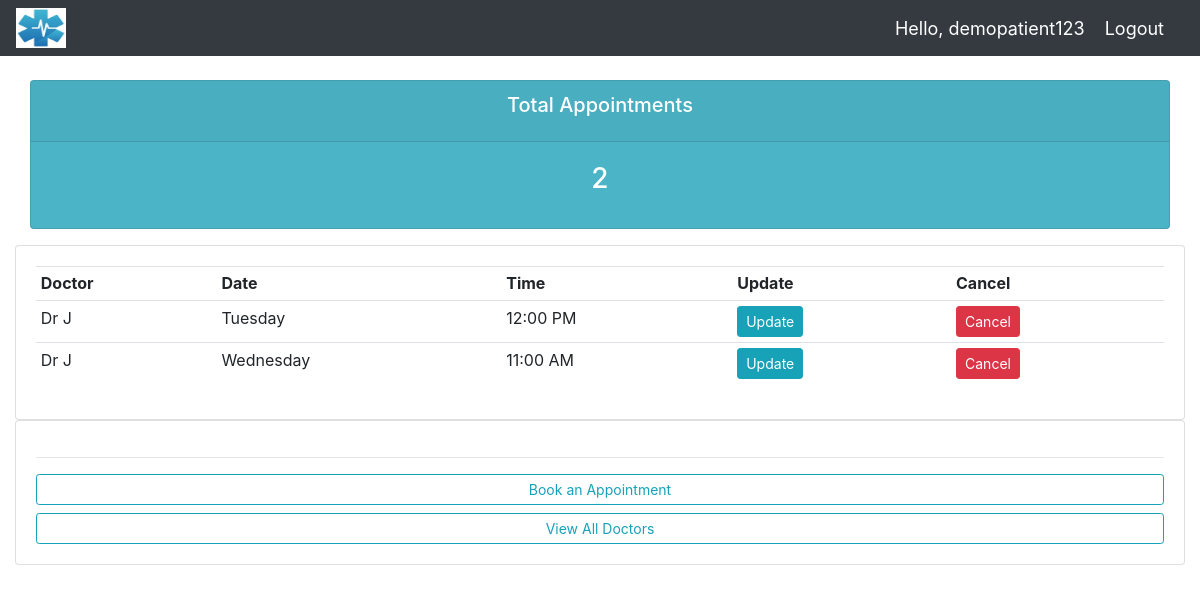
The app's page /user/ (signed in) with its own data.
### accounts/models.py (models this page shows, shortened)
class Appointment(models.Model):
    DAYS=(
        ('Monday','Monday'),
        ('Tuesday','Tuesday'),
        ('Wednesday','Wednesday'),
        ('Thursday','Thursday'),
        ('Friday','Friday'),
    )
    TIME_SLOT=(
        ('09:00 AM','09:00 : 09:30'),
        ('10:00 AM','10:00 : 10:30'),
        ('11:00 AM','11:00 : 11:30'),
        ('12:00 PM','12:00 : 12:30'),
        ('1:00 PM','13:00 : 13:30'),
        ('2:00 PM','14:00 : 14:30'),
        ('3:00 PM','15:00 : 15:30'),
        ('4:00 PM','16:00 : 16:30'),
        ('15:00 PM','17:00 : 17:30'),
    )
    patient=models.ForeignKey(Patient,null=True,on_delete=models.SET_NULL)
    Doctor=models.ForeignKey(Doctor,null=True,on_delete=models.SET_NULL)
    day=models.CharField(max_length=200,null=True,choices=DAYS)
    time_slot=models.CharField(max_length=200,choices=TIME_SLOT)

class Doctor(models.Model):
    name=models.CharField(max_length=200,null=True)
    speciality=models.CharField(max_length=200,null=True)
    email=models.CharField(max_length=200,null=True)
    def __str__(self):
        return self.name

### accounts/views.py (the view)
# urls.py: path('user/', views.userPage, name="user-page"),
def userPage(request):
	appointments=Appointment.objects.all()
	userr=request.user
	use=User.objects.get(id=userr.id)
	use1=Patient.objects.get(name=use.username)
	appointments=Appointment.objects.filter(patient=use1.id)
	context = {'appointments':appointments, 'total_appointments':appointments.count()}
	return render(request, 'accounts/user.html', context)

### accounts/templates/accounts/user.html
{%  extends 'accounts/main.html' %}
{% block content %}
{%  include 'accounts/status.html' %}
<div class="row">
	<div class="col-md">
		<div class="card card-body">
			<table class="table table-sm">
				<tr>
					<th>Doctor</th>
					<th>Date </th>
					<th>Time</th>
					<th>Update</th>
					<th>Cancel</th>
				</tr>
				{% for order in appointments %}
				<tr>
					<td>{{order.Doctor}}</td>
					<td>{{order.day}}</td>
					<td>{{order.time_slot}}</td>
					<td><a class="btn btn-sm btn-info" href="{% url 'update_order' order.id %}">Update</a></td>
					<td><a class="btn btn-sm btn-danger" href="{% url 'delete_order' order.id %}">Cancel</a></td>
				</tr>
				{% endfor %}
			</table>
		</div>
	</div>
</div>
	<div class="card card-body">
		<hr>
		<a class="btn btn-outline-info  btn-sm btn-block" href="{% url 'create_order' request.user.id %}">Book an Appointment</a>
		<a class="btn btn-outline-info  btn-sm btn-block" href="{% url 'doctors'%}">View All Doctors</a>
	</div>
{% endblock content %}

### accounts/templates/accounts/navbar.html (shortened to what this page needs)
{%load static%}
<nav class="navbar navbar-expand-lg navbar-dark bg-dark">
    <a href="{% url 'home'%}"><img src="{% static '/images/logo1.jpeg'%}" width="50" height="40"/></a>
    <span class="hello-msg">Hello, {{request.user}}</span>
  <span ><a  class="hello-msg" href="{% url 'logout' %}">Logout</a></span>
  </nav>

### accounts/templates/accounts/navbar.html (style rules this page uses)
.hello-msg { font-size: 18px; color: #fff; margin-right: 20px; }

### records on screen
Appointment: Doctor "Dr J", day "Tuesday", time_slot "12:00 PM"
Appointment: Doctor "Dr J", day "Wednesday", time_slot "11:00 AM"

### other values on screen
{{ request.user }} "demopatient123"
{{ total_appointments }} "2"
